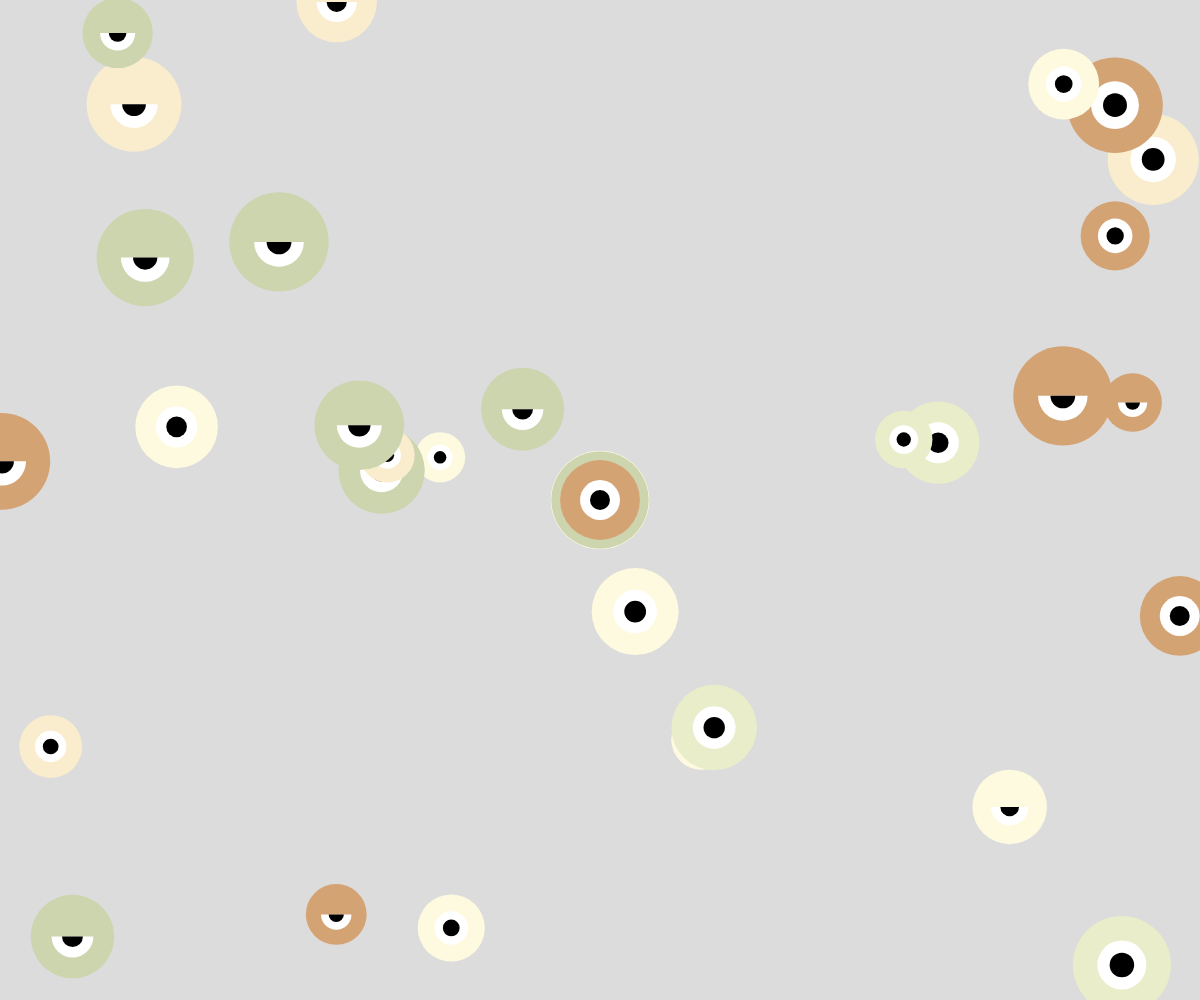
Frame 1 (no input)
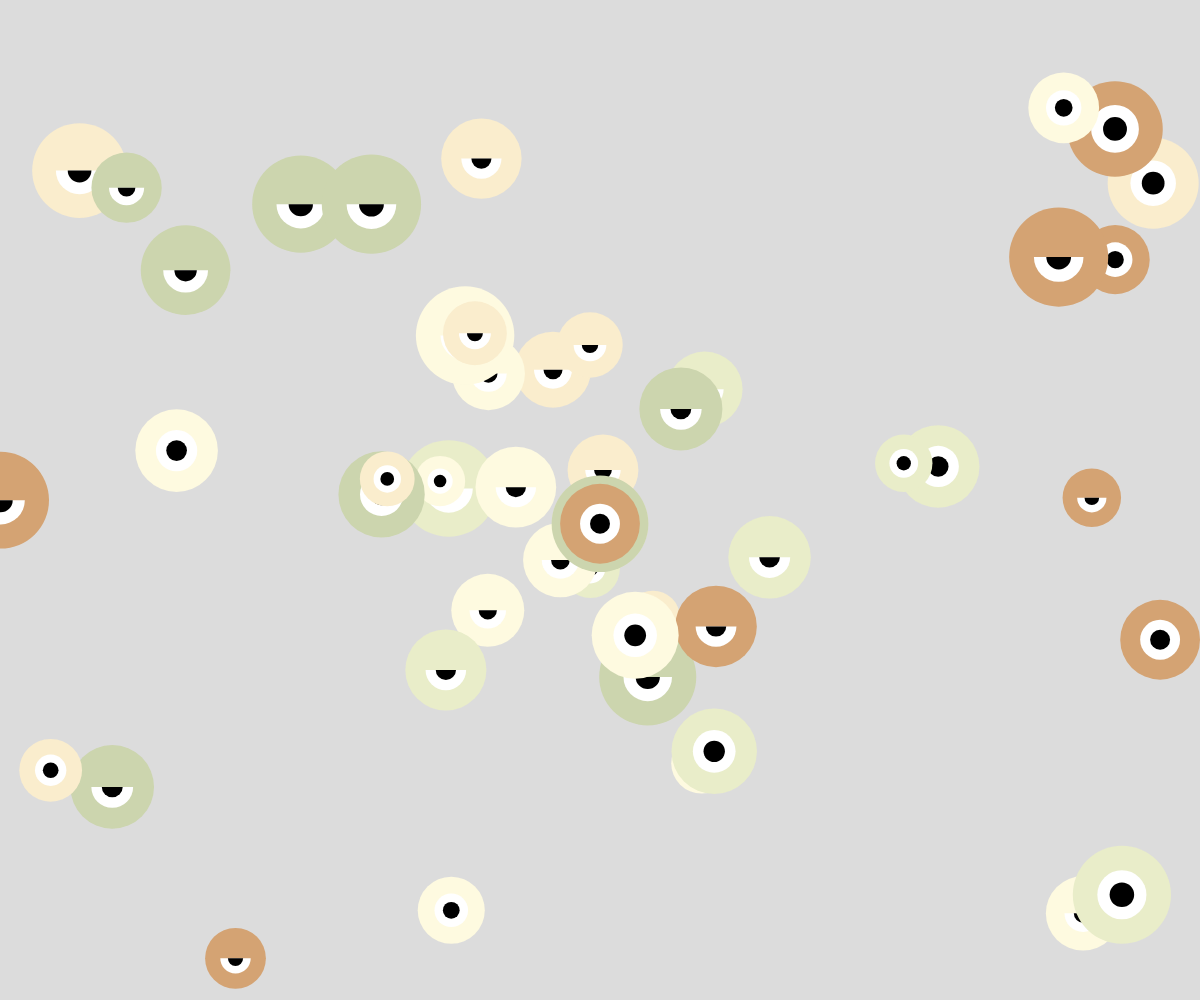
Frame 60 (no input)
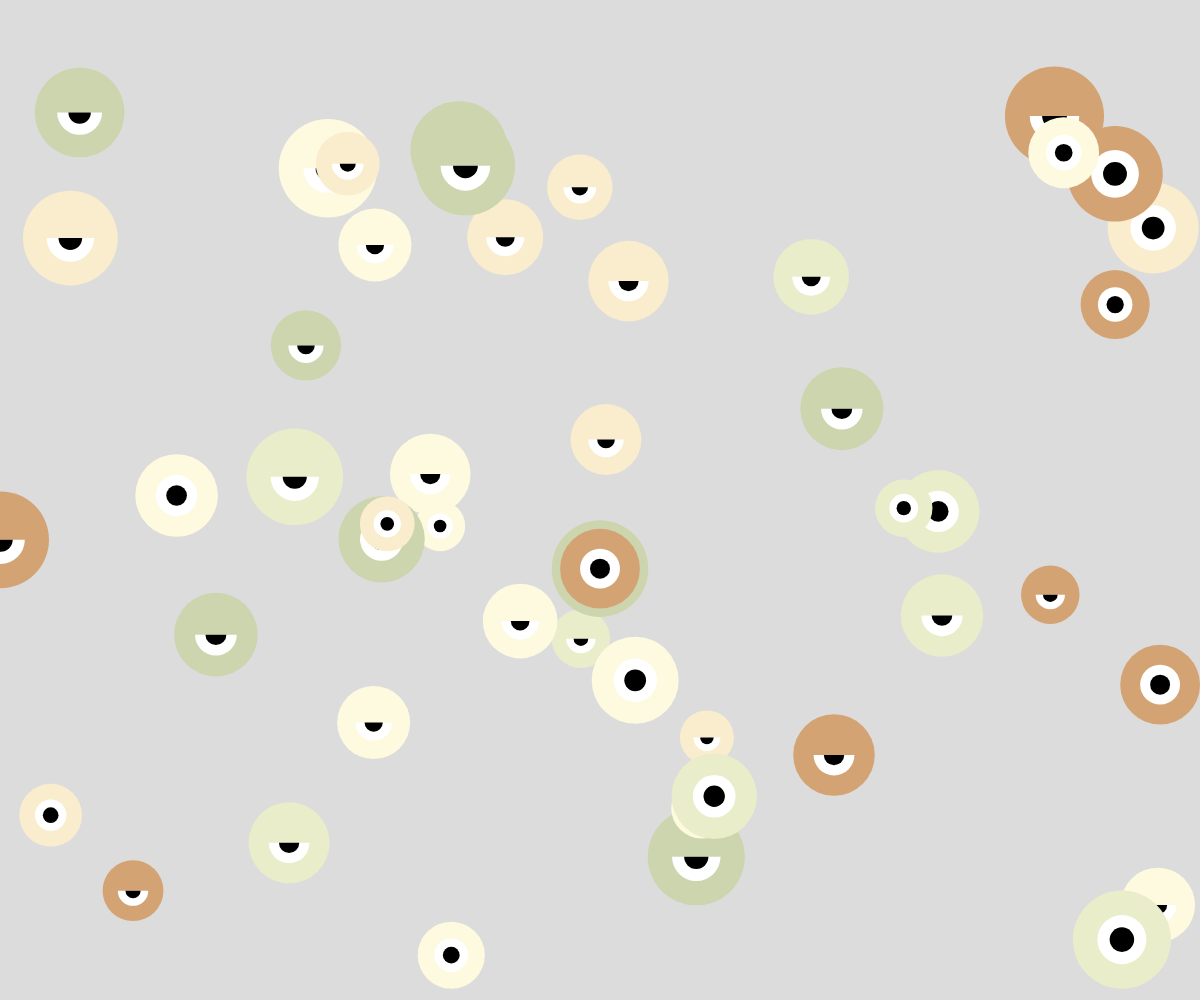
Frame 120 (the mouse pressed at the canvas centre since frame 60)

The p5.js sketch that drew these frames (run headless with seeded random() and noise() and a simulated clock; from frame 60 on, the mouse is pressed at the canvas centre):

// p5.js sketch
// ── sketch.js
var colors = "ccd5ae-e9edc9-fefae0-faedcd-d4a373".split("-").map(a=>"#"+a)
var colors2 = "d8e2dc-ffe5d9-ffcad4-f4acb7-9d8189".split("-").map(a=>"#"+a)
class ball_class{///設定一個物件類別
  constructor(args){//描述物件的初始值
      this.p=args.p||{x:random(width),y:random(height)}//位置
      this.r=random(50,100)//直徑
      this.color=random(colors)//顏色
      this.v=args.v||{x:random(-3,3),y:random(-3,3)}//速度
      this.a =args.a||{x:0,y:0.5}//加速度
      this.mode = random(["happy","bad"])//亂數產生心情 好或不好

     }
draw(){
  push()
  translate(this.p.x,this.p.y)//把原點(0,0)放到(this.p.x,this.p.y)上
  fill(this.color)//球變成紅色
ellipse(0,0,this.r)
if(this.mode=="happy"){
  //劃一個全部的圓
  fill(255)//白色
arc(0,0,this.r/2,this.r/2,0,2*PI)//嘴巴
fill(0)//黑色
arc(0,0,this.r/4,this.r/4,0,2*PI)//眼睛
}
else{
  //畫半圓
fill(255)
arc(0,0,this.r/2,this.r/2,0,PI)
fill(0)
arc(0,0,this.r/4,this.r/4,0,PI)
}
pop()
}
update(){
  //this.v.x = this.v.x*0.998
  //this.v.y = this.v.y*0.998
  //this.p.x = this.p.x+this.v.x//把目前x軸位置加上x軸方向的速率==>新的x軸位置
  //this.p.y = this.p.y+this.v.y//把目前y軸位置加上y軸方向的速率==>新的y軸位置
 // this.v.x = this.v.x+this.a.x//a.y為一個往下的加速度
//this.v.y = this.v.y+this.a.y//v.y代表往下的速率
//碰到下邊

//依照mode值的設定，決定要上下移動還是發散移動
  if(this.mode=="happy"){
    this.p.y =this.p.y + sin(frameCount/8)*5 //(framecount/10)微動的頻率，*5為振福
  }
  else
  {
    this.p.x = this.p.x+this.v.x
    this.p.y = this.p.y+this.v.y
  }
  if((this.p.y+(this.r/2))>height){
    this.p.y = height-this.r/2
    this.v.y = -this.v.y////因為往下跳時 this.v.y為正，當碰到視窗下邊v.y要為負值，經由運算，新的位置就會往上移動回彈
//捧到上邊
  }
  if((this.p.y-(this.r/2))<0){
    this.p.y = this.r/2
    this.v.y = -this.v.y
  }
  //碰到右邊
  if((this.p.x+(this.r/2))>width){
    this.v.x=-this.v.x
    this.p.x = width-this.r/2
  }
  //碰到左邊
  if((this.p.x-(this.r/2))<0){
    this.v.x=-this.v.x
  }
}

}
var ball
var balls =[]//物件陣列,一群相同物件的資料都放在此陣列中
//var  x =50
//var  y =50
//var  r  =100
function setup() {//如果圖片不易動的話，可以在 setup()產生物件
createCanvas(windowWidth, windowHeight);
//circle(50,50,100)//純粹產生一個正圓
///x =50
//y =50
//r  =100
//ball ={  ///宣告物件基本資料
//p:{x:50,y:50},  //p代表位置
//r:100,//r代表直徑
//color: color(252,68,68),//球變成紅色
//v:{x:0,y:1} ///移動的速率
//}
for(i=0;i<60;i=i+1){
  if(i<30){//中間的圓
  ball = new ball_class({
    p:{x:width/2,y:height/2},
    color:random(colors2)
  })///產生一個物件為ball_class類別的物件
}
  else{
    ball = new ball_class({
      //v:{x:random(-0.5,0.5),y:random(-0.5,0.5)}
    })
  }
  balls.push(ball)
}
}

function draw() {//如果圖片不移動或是移動的話，可以在 draw()產生物件
background(220);//不會暫留軌跡，不執行此指令則會暫留軌跡
//ellipse(50,50,100)//在50,50產生一個直徑100的圓，可以產生橢圓
//ellipse(x,y,r)
noStroke()
for(j=0;j<balls.length;j++){// j=j+1 ==>j++
  ball =balls[j]
//fill(ball.color)//球變成紅色
//ellipse(ball.p.x,ball.p.y,ball.r)
ball.draw()
//ball.p.x =ball.p.x+ball.v.x//把目前x軸位置加上x軸方向的速率==>新的x軸位置
//ball.p.y =ball.p.y+ball.v.y//把目前y軸位置加上y軸方向的速率==>新的y軸位置
ball.update()
}
}
